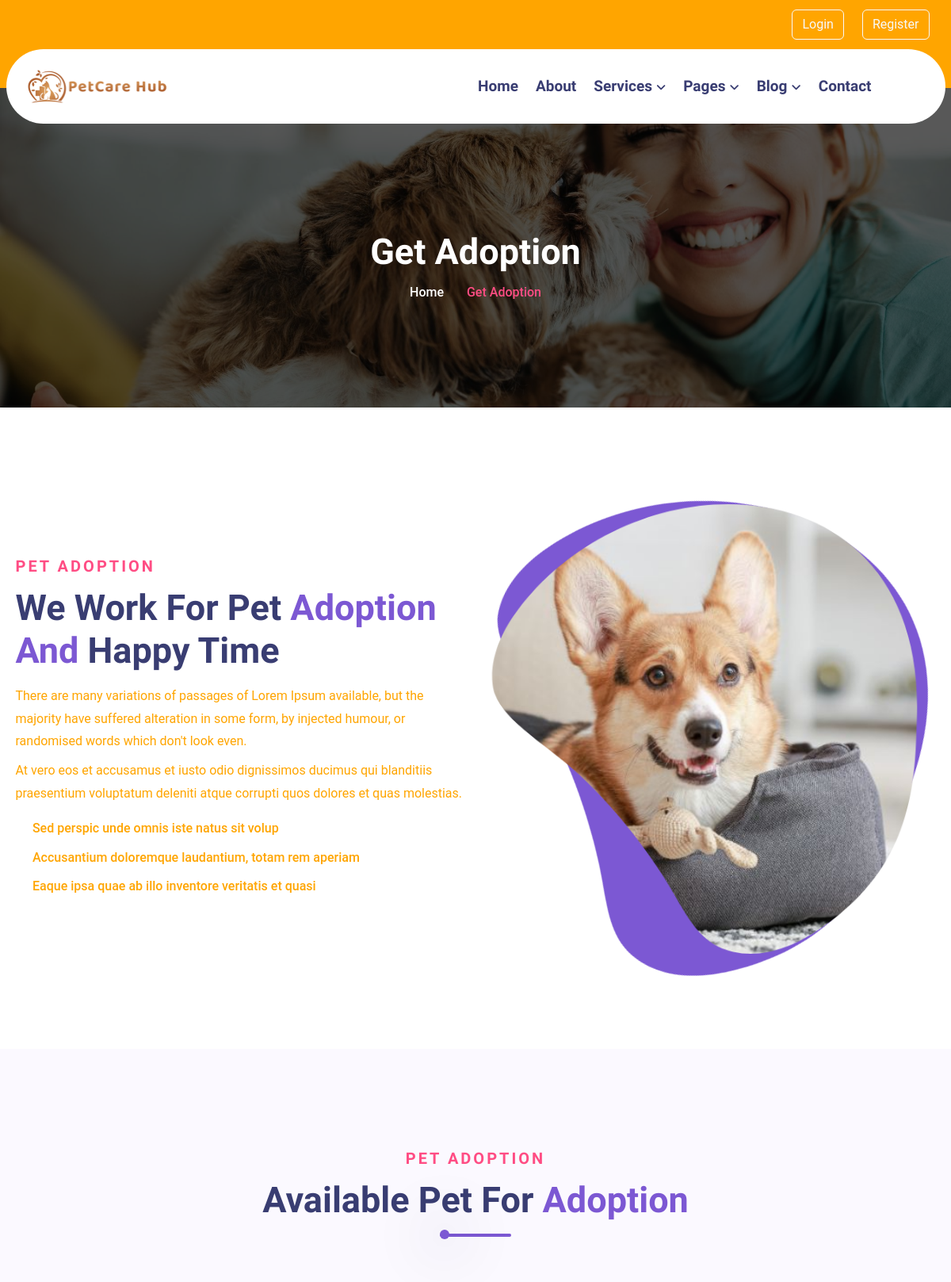
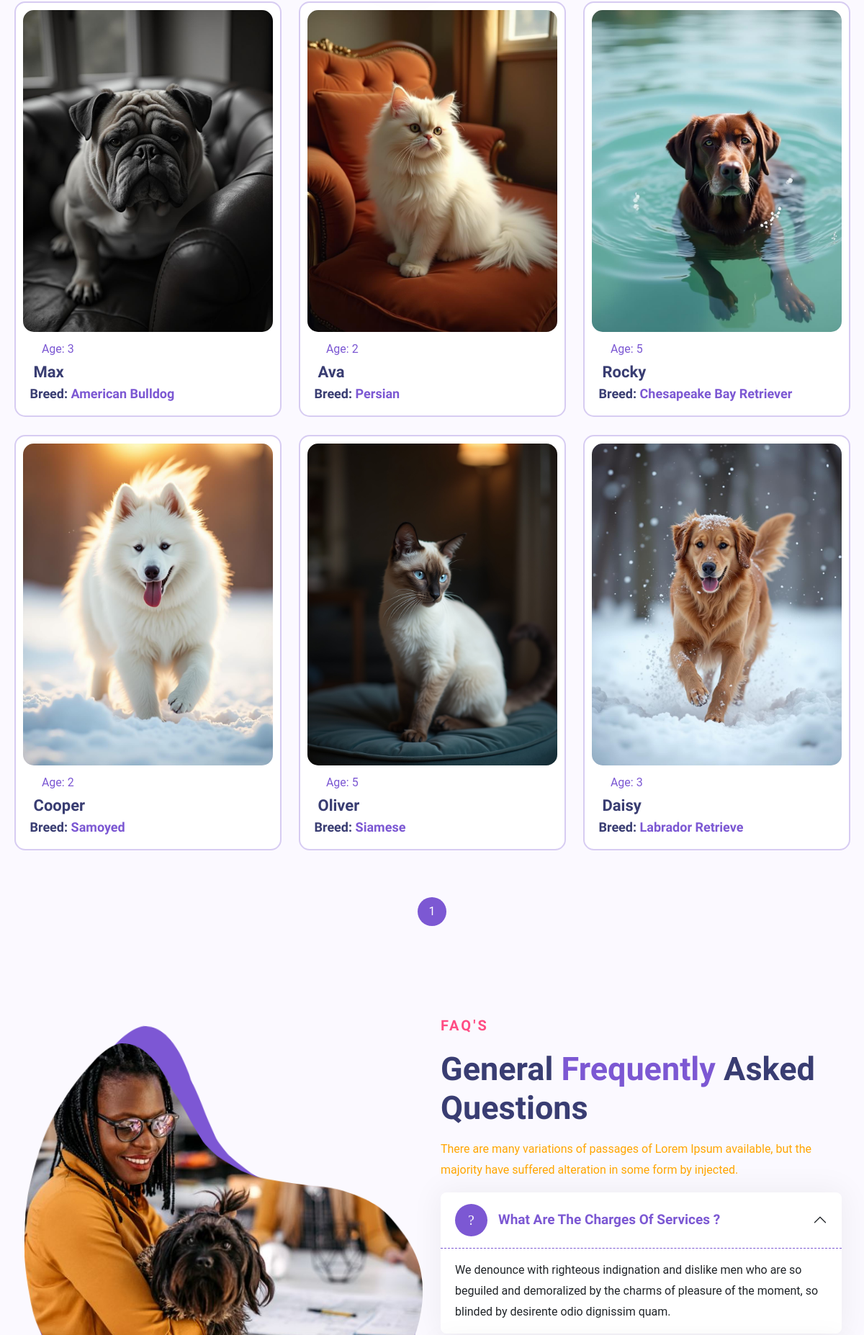
/adopt/ (upper part), run on the app's committed database (2 pictures, top to bottom).
### myapp/models.py (models this page shows)
class petDB(models.Model):
    petName = models.CharField(max_length=30)
    petImage = models.ImageField(upload_to='photos')
    petDescription = models.TextField()
    petAge = models.IntegerField()
    petBreed = models.CharField(max_length=30)
    petCategory = models.ForeignKey(petCategoryDB,on_delete=models.CASCADE)
    ShelterId = models.ForeignKey(shelterDB,on_delete = models.CASCADE)
    PetAddTimeStamp = models.DateTimeField(auto_now_add=True)
    def pet_photo(self):
        return mark_safe('<img src="{}" width="100"/>'.format(self.petImage.url))
    pet_photo.allow_tags = True

### myapp/views.py (the view)
# urls.py: path('adopt/',views.getadoption),
def getadoption(request):
    fetchpet = petDB.objects.all().order_by('-id')  # Fetch pets, latest first
    paginator = Paginator(fetchpet, 6)  # Show 6 pets per page
    page_number = request.GET.get('page')
    page_data = paginator.get_page(page_number)
    context = {
        "datapet": page_data
    }
    return render(request, "adoption.html", context)

### myapp/templates/adoption.html (shortened to what this page needs)
<!DOCTYPE html>
<html lang="en">
<head>
    <link rel="stylesheet" href="/static/css/bootstrap.min.css">
    <link rel="stylesheet" href="/static/css/all-fontawesome.min.css">
    <link rel="stylesheet" href="/static/css/icomoon.css">
    <link rel="stylesheet" href="/static/css/animate.min.css">
    <link rel="stylesheet" href="/static/css/magnific-popup.min.css">
    <link rel="stylesheet" href="/static/css/owl.carousel.min.css">
    <link rel="stylesheet" href="/static/css/style.css">
</head>
<body>
{% include 'nav.html' %}
    <main class="main">
        <div class="site-breadcrumb" style="background: url(/static/img/breadcrumb/01.jpg)">
            <div class="container">
                <h2 class="breadcrumb-title">Get Adoption</h2>
                <ul class="breadcrumb-menu">
                    <li><a href="index.html">Home</a></li>
                    <li class="active">Get Adoption</li>
                </ul>
            </div>
        </div>
        <div class="adoption-area py-120">
            <div class="container">
                <div class="row align-items-center">
                    <div class="col-lg-6">
                        <div class="adoption-content wow fadeInLeft" data-wow-duration="1s" data-wow-delay=".25s">
                            <div class="site-heading mb-3">
                                <span class="site-title-tagline">Pet Adoption</span>
                                <h2 class="site-title">We Work For Pet <span> Adoption And</span> Happy Time</h2>
                            </div>
                            <p class="about-text">There are many variations of passages of Lorem Ipsum available,
                                but the majority have suffered alteration in some form, by injected humour, or
                                randomised words which don't look even.</p>
                            <p class="mt-2">
                                At vero eos et accusamus et iusto odio dignissimos ducimus qui blanditiis praesentium voluptatum deleniti atque corrupti quos dolores et quas molestias.
                            </p>
                            <ul>
                                <li><i class="far fa-check-circle"></i> Sed perspic unde omnis iste natus sit volup</li>
                                <li><i class="far fa-check-circle"></i> Accusantium doloremque laudantium, totam rem aperiam</li>
                                <li><i class="far fa-check-circle"></i> Eaque ipsa quae ab illo inventore veritatis et quasi</li>
                            </ul>
                        </div>
                    </div>
                    <div class="col-lg-6">
                        <div class="adoption-right wow fadeInRight" data-wow-duration="1s" data-wow-delay=".25s">
                            <div class="adoption-img">
                                <img src="/static/img/adoption/01.jpg" alt="">
                            </div>
                            <div class="adoption-shape">
                            </div>
                        </div>
                    </div>
                </div>
            </div>
        </div>
        <div class="pet-adoption bg py-120">
            <div class="container">
                <div class="row">
                    <div class="col-lg-6 mx-auto wow fadeInDown" data-wow-duration="1s" data-wow-delay=".25s">
                        <div class="site-heading text-center">
                            <span class="site-title-tagline">Pet Adoption</span>
                            <h2 class="site-title">Available Pet For <span>Adoption</span></h2>
                            <div class="heading-divider"></div>
                        </div>
                    </div>
                </div>
            <div class="row">
    {% for i in datapet %}
    <div class="col-md-6 col-lg-4">
        <div class="pet-item wow fadeInUp" data-wow-duration="1s" data-wow-delay=".75s">
            <div class="pet-img">
                <a href="/spp/{{ i.id }}"><img src="/media/{{ i.petImage }}" alt=""></a>
            </div>
            <div class="pet-content">
                <span><i class="far fa-calendar-days"></i> Age: {{ i.petAge }}</span>
                <h4><a href="#">{{ i.petName }}</a></h4>
                <h5>Breed: <span>{{ i.petBreed }}</span></h5>
            </div>
        </div>
    </div>
    {% empty %}
    <p>No pets available for adoption.</p>
    {% endfor %}
</div>
<div class="pagination-area">
    <nav aria-label="Page navigation">
        <ul class="pagination">
            {% for num in datapet.paginator.page_range %}
            <li class="page-item {% if num == datapet.number %}active{% endif %}">
                <a class="page-link" href="?page={{ num }}">{{ num }}</a>
            </li>
            {% endfor %}
        </ul>
    </nav>
</div>
        <div class="faq-area py-120">
            <div class="container">
                <div class="row align-items-center">
                    <div class="col-lg-6">
                        <div class="faq-left wow fadeInLeft" data-wow-duration="1s" data-wow-delay=".25s">
                            <div class="faq-img">
                                <img src="/static/img/faq/01.jpg" alt="">
                            </div>
                            <div class="faq-shape">
                            </div>
                        </div>
                    </div>
                    <div class="col-lg-6">
                        <div class="faq-right wow fadeInUp" data-wow-duration="1s" data-wow-delay=".25s">
                            <div class="site-heading mb-3">
                                <span class="site-title-tagline">Faq's</span>
                                <h2 class="site-title my-3">General <span>frequently</span> asked questions</h2>
                            </div>
                            <p class="about-text">There are many variations of passages of Lorem Ipsum available,
                                but the majority have suffered alteration in some form by injected.</p>
                            <div class="mt-3">
                                <div class="accordion" id="accordionExample">
                                    <div class="accordion-item">
                                        <h2 class="accordion-header" id="headingOne">
                                            <button class="accordion-button" type="button" data-bs-toggle="collapse"
                                                data-bs-target="#collapseOne" aria-expanded="true" aria-controls="collapseOne">
                                                <span><i class="far fa-question"></i></span> What Are The Charges Of Services ?
                                            </button>
                                        </h2>
                                        <div id="collapseOne" class="accordion-collapse collapse show"
                                            aria-labelledby="headingOne" data-bs-parent="#accordionExample">
                                            <div class="accordion-body">
                                                We denounce with righteous indignation and dislike men who
                                                are so beguiled and demoralized by the charms of pleasure of the moment, so
                                                blinded by desirente odio dignissim quam.
                                            </div>
                                        </div>
                                    </div>
                                </div>
                            </div>
                        </div>
                    </div>
                </div>
            </div>
        </div>
    </main>
</body>
</html>

### data on the page
petDB: petImage (picture), petAge "3", petName "Max", petBreed "American Bulldog"
petDB: petImage (picture), petAge "2", petName "Ava", petBreed "Persian"
petDB: petImage (picture), petAge "5", petName "Rocky", petBreed "Chesapeake Bay Retriever"
petDB: petImage (picture), petAge "2", petName "Cooper", petBreed "Samoyed"
petDB: petImage (picture), petAge "5", petName "Oliver", petBreed "Siamese"
petDB: petImage (picture), petAge "3", petName "Daisy", petBreed "Labrador Retrieve"

### other printed values
{{ num }} "1"
